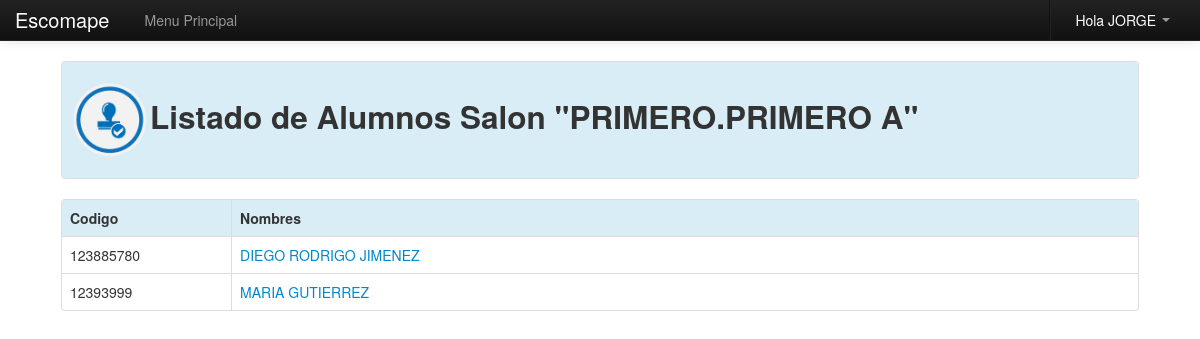
Page /Modulos/Calificar/index.php?salon=1 (signed in) on the committed database.
### tables this page shows
CREATE TABLE IF NOT EXISTS `grado` (
  `id` int(11) NOT NULL AUTO_INCREMENT,
  `nombre` varchar(255) NOT NULL,
  `estado` varchar(255) NOT NULL,
  PRIMARY KEY (`id`)
);

CREATE TABLE IF NOT EXISTS `salon` (
  `id` int(11) NOT NULL AUTO_INCREMENT,
  `nombre` varchar(255) NOT NULL,
  `grado` varchar(255) NOT NULL,
  `profesor` varchar(255) NOT NULL,
  `estado` varchar(255) NOT NULL,
  PRIMARY KEY (`id`)
);

CREATE TABLE IF NOT EXISTS `alumnos` (
  `id` int(255) NOT NULL AUTO_INCREMENT,
  `nombre` varchar(255) NOT NULL,
  `grado` varchar(255) NOT NULL,
  `salon` varchar(255) NOT NULL,
  `tipo` varchar(255) NOT NULL,
  `fecha` date NOT NULL,
  `doc` varchar(255) NOT NULL,
  `rh` varchar(255) NOT NULL,
  `eps` varchar(255) NOT NULL,
  `direccion` varchar(255) NOT NULL,
  `telefono` varchar(255) NOT NULL,
  `padre` varchar(255) NOT NULL,
  `madre` varchar(255) NOT NULL,
  `p_ocupacion` varchar(255) NOT NULL,
  `m_ocupacion` varchar(255) NOT NULL,
  `acudiente` varchar(255) NOT NULL,
  `emergencia` varchar(255) NOT NULL,
  `estado` varchar(255) NOT NULL,
  `matricula` date NOT NULL,
  PRIMARY KEY (`id`)
);

### Modulos/php_conexion.php (called while the page is built, shortened)
<?php
	function limpiar($tags){
		return $tags;
	}
?>

### Modulos/class_buscar.php (called while the page is built, shortened)
<?php
class Consultar_Grado{
	private $fetch;
	function __construct($codigo){
		$this->consulta = mysql_query("SELECT * FROM grado WHERE id=$codigo");
		$this->fetch = mysql_fetch_array($this->consulta);
	}
	function consultar($campo){
		return $this->fetch[$campo];
	}
}
?>

### Modulos/Calificar/index.php (the view, shortened to what this page needs)
<?php
	include_once "../php_conexion.php";
	include_once "../class_buscar.php";
	if(!empty($_GET['salon'])){
		$id_salon=$_GET['salon'];
	}else{
		header('Location:error.php');
	}
	if($_SESSION['tipo_user']=='a' or $_SESSION['tipo_user']=='p'){
		$profesor=limpiar($_SESSION['cod_user']);
		$pa=mysql_query("SELECT * FROM salon WHERE profesor='$profesor' and id='$id_salon'");
		if($row=mysql_fetch_array($pa)){
			$oGrado=new Consultar_Grado($row['grado']);
			$nombre_salon=$oGrado->consultar('nombre').'.'.$row['nombre'];
		}else{
			header('Location:error.php');
		}
	}else{
		header('Location:error.php');
	}
?>
<!DOCTYPE html>
<html lang="es">
  <head>
    <link href="../../css/bootstrap.css" rel="stylesheet">
    <link href="../../css/bootstrap-responsive.css" rel="stylesheet">
  </head>
  <body>
    <?php include_once "../../menu/m_valorar.php"; ?>
	<div align="center">
    	<table width="90%">
          <tr>
            <td>
        		<table class="table table-bordered">
                  <tr class="info">
                    <td>
						<h2><img src="img/calificar.png" width="80" height="80">Listado de Alumnos Salon "<?php echo $nombre_salon; ?>"</h2>
                    </td>
                  </tr>
                </table>
                <table class="table table-bordered">
                  <tr class="info">
                    <td width="15%"><strong>Codigo</strong></td>
                    <td colspan="2"><strong>Nombres</strong></td>
                  </tr>
                  <?php
				  	$pa=mysql_query("SELECT * FROM alumnos WHERE salon='$id_salon' ORDER BY nombre");
					while($row=mysql_fetch_array($pa)){
						$cod_alumno=$row['doc'];
				  ?>
                  <tr>
                  	<td><?php echo $row['doc']; ?></td>
                    <td width="80%">
                    	<a href="valorar.php?cod=<?php echo $cod_alumno; ?>" title="Valorar Alumno">
							<?php echo $row['nombre']; ?>
                        </a>
					</td>
                  </tr>
                  <?php } ?>
                </table>
            </td>
          </tr>
        </table>
    </div>
  </body>
</html>

### Modulos/Calificar/index.php (style rules this page uses)
body { padding-top: 60px; padding-bottom: 40px; }

### rows in the picture
grado: nombre.nombre "PRIMERO.PRIMERO A"
alumnos: doc "123885780", nombre "DIEGO RODRIGO JIMENEZ"
alumnos: doc "12393999", nombre "MARIA GUTIERREZ"

### other values in the picture
$_SESSION['user_name'] "JORGE"
